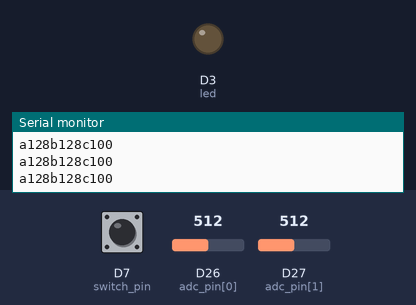
The sketch below on a simulated Arduino Due. Parts: output pins drawn as LEDs (lit = HIGH), the last lines printed to the serial monitor. Dashed ring = blinking. The test bench sets the inputs (shaded band); at power-on: D7 (switch_pin) LOW, D26 (adc_pin[0]) = 512, D27 (adc_pin[1]) = 512 (analog values on the 0–1023 scale). Pins used as bus, display or sensor lines are not drawn.

Above: at 1.2 s.
1.3 s: D7 (switch_pin) pulled HIGH for 1 s
At 1.45 s:
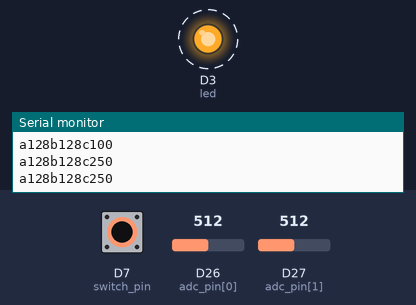
4.3 s: D7 (switch_pin) pulled HIGH for 3.2 s
At 8.2 s:
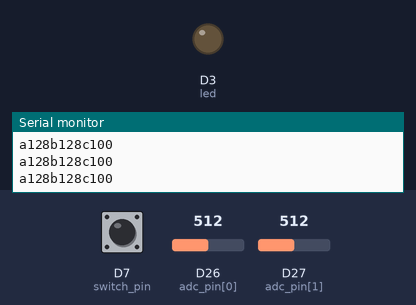
Timing chart, 0 to 9.7 s (numbered marks = the images above; inputs shaded):
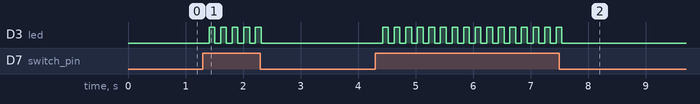

Measured:
- after the input at 1.3 s, D3 (led): alternates HIGH for 0.10 s and LOW for 0.10 s, 10 changes in all, then stays LOW, starting after 0.11 s
- after the input at 4.3 s, D3 (led): alternates HIGH for 0.10 s and LOW for 0.10 s, 32 changes in all, then stays LOW, starting after 0.13 s

The sketch:

bata_2024_honrobo_2_snd.ino
```cpp
#include <stdio.h>

//ピン番号の設定
const int power = LED_BUILTIN;//マイコン内蔵LED,picoは25番ピンらしい
const int led = 3;
const int adc_pin[2] = {26,27};//ジョイスティックの操作に使用,x:26,y:27
const int switch_pin = 7;//ローラー回転ボタン:7(自動psbオン操作)

//グローバル変数の宣言
bool led_state = false;//内蔵LEDの状態
char valNum[] = {'a','b','c'};//識別用データ
int val[3]={0};//スティック・スイッチのデータ
char snd[3][4];

void setup() {
  Serial.begin(9600);
  Serial1.begin(19200);
  Serial2.begin(19200);

  //ピンの初期化
  pinMode(power,OUTPUT);
  digitalWrite(power,HIGH);

  analogReadResolution(12);//ADCの分解能を12bitに設定
  pinMode(switch_pin,INPUT);
  pinMode(led,OUTPUT);
  digitalWrite(led,LOW);
}

void loop() {
  //LEDで操作の状況を表示
  digitalWrite(led, led_state);

  //足回り操作
  val[0] = analogRead(adc_pin[0])/16;//0~4095を0~255に圧縮
  val[1] = analogRead(adc_pin[1])/16;

  //ローラー操作
  if(digitalRead(switch_pin)==HIGH){
    led_state = !led_state;//ローラー回転の操作していることを示す
    val[2] = 250;//ローラー回転ボタンが押されたらval[2]を250にする(250は適当な数値)
  }else{
    led_state = false;
    val[2] = 100;
  }

  //送信用のデータ整理
  for(int i=0;i<3;i++)
  {
    snprintf(snd[i],4,"%03d",val[i]);
  }

  //送信部
  Serial1.print("TXDA ");
  Serial2.print("TXDA ");

  for(int i=0;i<3;i++){
    Serial.print(valNum[i]);
    Serial.print(snd[i]);

    Serial1.print(valNum[i]);//文字列として送信
    Serial1.print(snd[i]);

    Serial2.print(valNum[i]);//文字列として送信
    Serial2.print(snd[i]);
  }
  Serial.println("\r");
  Serial1.println("\r");
  Serial2.println("\r");
  delay(100);//送信データが混み合わないようにしている(要調整)
}
```
